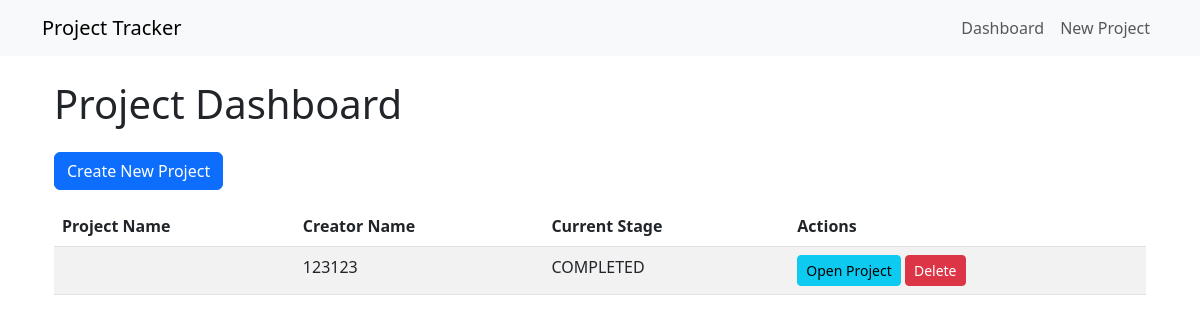
Before: / with the older database file.
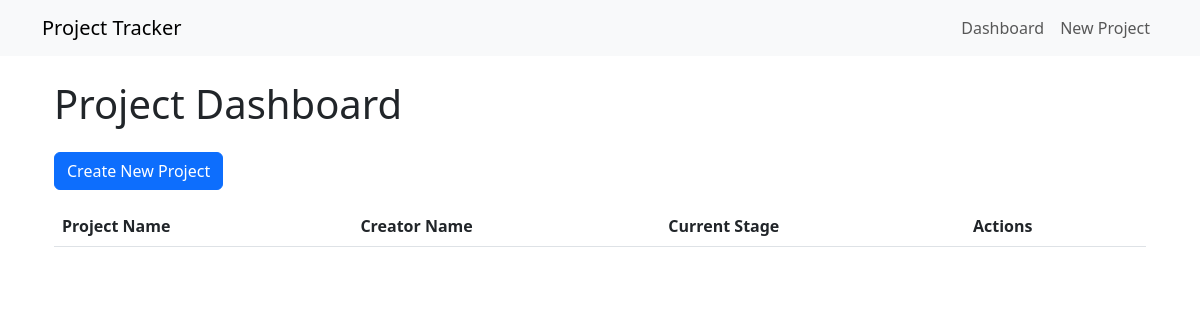
After: the same page with the newer database file.
### models.py (models this page shows)
class Project(Base):
    __tablename__ = 'projects'
    id = Column(Integer, primary_key=True)
    creator_name = Column(String(255), nullable=False)
    project_name = Column(String(255), nullable=False)
    current_stage = Column(Enum('CONCEPT', 'DESIGN', 'MODELING', 'PROTOTYPE', 'CONTRACT', 'PRODUCTION', 'LAUNCHED', 'COMPLETED', 'CANCELLED'), nullable=False)
    first_contact_date = Column(Date)
    first_response_date = Column(Date)
    last_contact_date = Column(Date)
    last_response_date = Column(Date)
    primary_communication_method = Column(String(50))
    communication = relationship("Communication", back_populates="project")
    design = relationship("Design", back_populates="project")
    modeling = relationship("Modeling", back_populates="project")
    prototype = relationship("Prototype", back_populates="project")
    product_pictures = relationship("ProductPictures", back_populates="project")
    contract = relationship("Contract", back_populates="project")
    tooling = relationship("Tooling", back_populates="project")
    launch = relationship("Launch", back_populates="project")
    production = relationship("Production", back_populates="project")
    packaging = relationship("Packaging", back_populates="project")
    customer_service = relationship("CustomerService", back_populates="project")
    freight = relationship("Freight", back_populates="project")
    shipping = relationship("Shipping", back_populates="project")

### app.py (the view)
@app.route('/')
def dashboard():
    projects = Project.query.all()
    return render_template('dashboard.html', projects=projects)

### app.py (called while the page is built)
@app.teardown_appcontext
def shutdown_session(exception=None):
    db_session.remove()

### templates/dashboard.html (shortened to what this page needs)
{% extends "base.html" %}
{% block content %}
<div class="container">
    <h1 class="my-4">Project Dashboard</h1>
    <a href="{{ url_for('new_project') }}" class="btn btn-primary mb-3">Create New Project</a>
    <table class="table table-striped">
        <thead>
            <tr>
                <th>Project Name</th>
                <th>Creator Name</th>
                <th>Current Stage</th>
                <th>Actions</th>
            </tr>
        </thead>
        <tbody>
            {% for project in projects %}
            <tr>
                <td>{{ project.project_name }}</td>
                <td>{{ project.creator_name }}</td>
                <td>{{ project.current_stage }}</td>
                <td>
                    <a href="{{ url_for('edit_project', project_id=project.id) }}" class="btn btn-sm btn-info">Open Project</a>
                    <button class="btn btn-sm btn-danger" onclick="confirmDelete({{ project.id }})">Delete</button>
                </td>
            </tr>
            {% endfor %}
        </tbody>
    </table>
</div>
{% endblock %}

### templates/base.html (shortened to what this page needs)
<!DOCTYPE html>
<html lang="en">
<head>
    <link rel="stylesheet" href="https://cdnjs.cloudflare.com/ajax/libs/bootstrap/5.3.0/css/bootstrap.min.css">
</head>
<body>
    <nav class="navbar navbar-expand-lg navbar-light bg-light">
        <div class="container">
            <a class="navbar-brand" href="/">Project Tracker</a>
            <ul class="navbar-nav">
                <li class="nav-item">
                    <a class="nav-link" href="/">Dashboard</a>
                </li>
                <li class="nav-item">
                    <a class="nav-link" href="/project/new">New Project</a>
                </li>
            </ul>
        </div>
    </nav>
    <div class="container mt-4">
        {% block content %}{% endblock %}
    </div>
</body>
</html>

Changed rows visible on the page:
removed Project: creator_name "123123", current_stage "COMPLETED"
